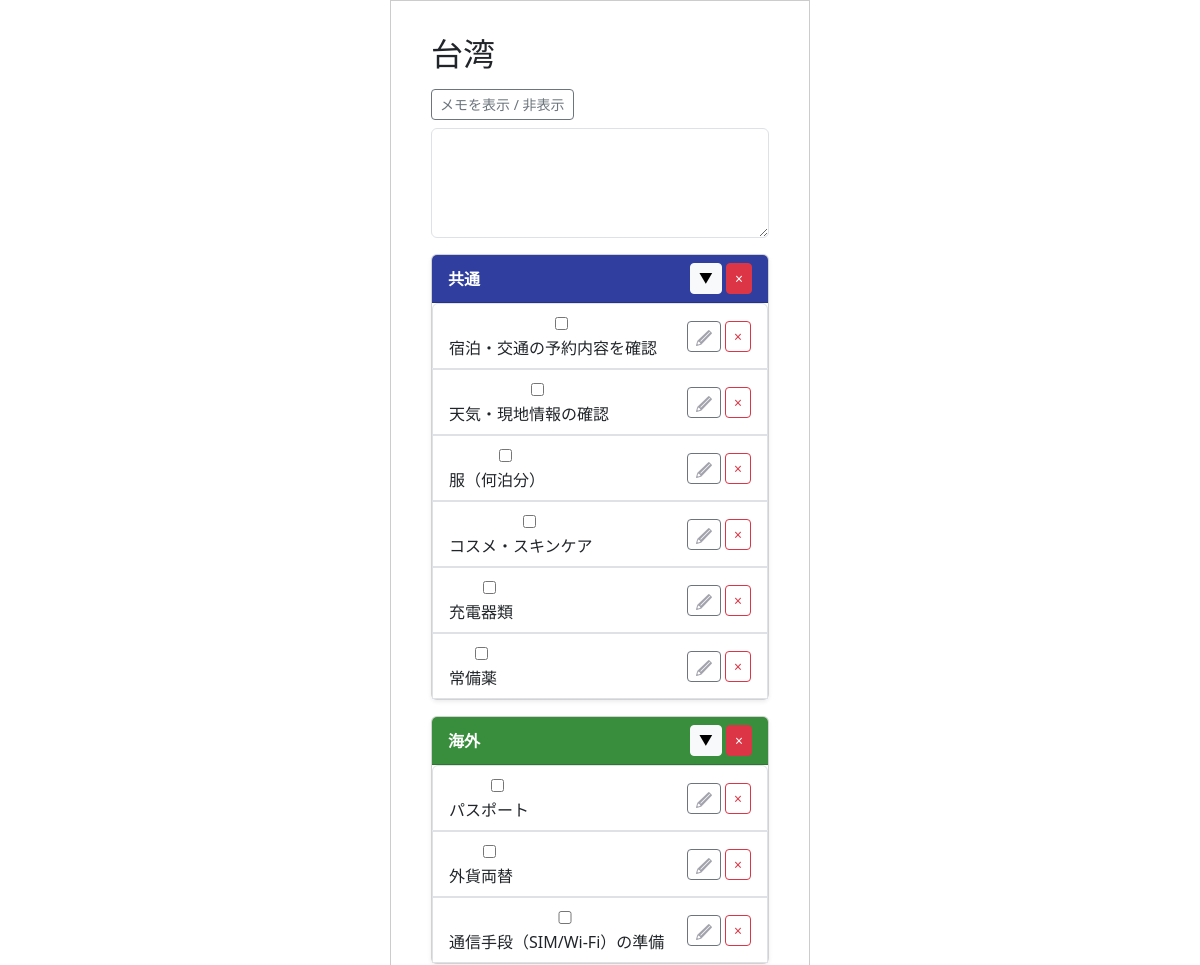
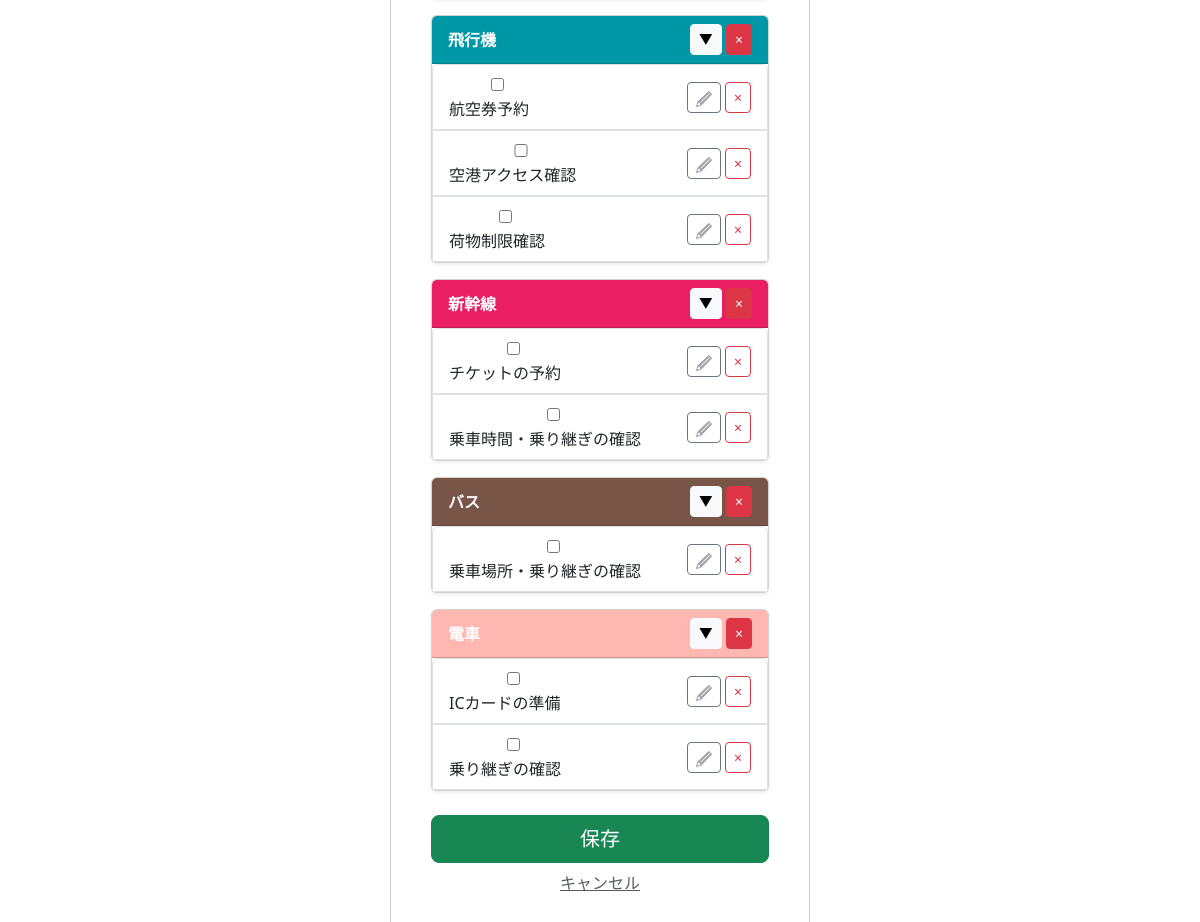
/template/66/old_copy/, run on the app's committed database (2 pictures, top to bottom).
### app/models/template.py (models this page shows, shortened)
class Template(models.Model):
    class SourceType(models.IntegerChoices):
        FROM_TRAVEL   = 0, _("旅行情報より作成")
        FROM_TEMPLATE = 1, _("既存テンプレートを反映")
    user = models.ForeignKey(
        settings.AUTH_USER_MODEL,
        on_delete=models.CASCADE,
        verbose_name=_("ユーザーID")
    )
    travel_info = models.ForeignKey(
        Travel_info,
        on_delete=models.CASCADE,
        verbose_name=_("旅行情報ID")
    )
    source_type = models.IntegerField(
        choices=SourceType.choices,
        verbose_name=_("生成タイプ")
    )
    template_source = models.ForeignKey(
        "self",
        null=True,
        blank=True,
        on_delete=models.SET_NULL,
        verbose_name=_("テンプレート参照元"),
        related_name="derived_templates"
    )
    created_at = models.DateTimeField(
         auto_now_add=True,
         verbose_name=_("作成日")
         )
    updated_at = models.DateTimeField(
        auto_now=True,
        verbose_name=_("更新日")
        )
    class Meta:
      verbose_name = _("テンプレート")

class TravelCategory(models.Model):
    class TravelType(models.IntegerChoices):
        AUTO  = 0, _("初期作成")
        CUSTOM = 1, _("ユーザー追加")
    class CategoryColor(models.IntegerChoices):
        PINK       = 0, "#e91e63ff"
        LIGHT_PINK = 1, "#ffb7b2fe"
        ORANGE     = 2, "#f57c00ff"
        GREEN      = 3, "#388e3cff"
        CYAN       = 4, "#0097a7ff"
        BLUE       = 5, "#303f9ffe"
        BROWN      = 6, "#795548ff"
        PURPLE     = 7, "#7b1fa2ff"
    template = models.ForeignKey(
        Template,
        on_delete=models.CASCADE,
        verbose_name=_("テンプレートID")
    )
    category_name = models.CharField(
        max_length=50,
        verbose_name=_("分類名")
    )
    travel_type = models.IntegerField(
        choices=TravelType.choices,
        verbose_name=_("分類タイプ")
    )
    category_color = models.IntegerField(
        choices=CategoryColor.choices,
        verbose_name=_("分類カラー")
    )
    created_at = models.DateTimeField(
         auto_now_add=True,
         verbose_name=_("作成日")
         )
    updated_at = models.DateTimeField(
        auto_now=True,
        verbose_name=_("更新日")
        )
    class Meta:
      verbose_name = _("旅行の分類")

class TravelItem(models.Model):
    class ItemChecked(models.IntegerChoices):
        NO  = 0, _("NO")
        YES = 1, _("YES")
    travel_category = models.ForeignKey(
        TravelCategory,
        on_delete=models.CASCADE,
        verbose_name=_("旅行の分類ID")
    )
    item_name = models.CharField(
        max_length=128,
        verbose_name=_("項目名")
    )
    item_checked = models.IntegerField(
        choices=ItemChecked.choices,
        verbose_name=_("チェック済み項目")
    )
    created_at = models.DateTimeField(
         auto_now_add=True,
         verbose_name=_("作成日")
         )
    updated_at = models.DateTimeField(
        auto_now=True,
        verbose_name=_("更新日")
        )
    class Meta:
      verbose_name = _("旅行の項目")

### app/models/travel.py (models this page shows, shortened)
class Travel_info(models.Model):
    class StayType(models.IntegerChoices):
        DAY_TRIP = 0, _("日帰り")
        STAY     = 1, _("宿泊")
    class LocationType(models.IntegerChoices):
        DOMESTIC = 0, _("国内")
        OVERSEAS = 1, _("海外")
    class StatusType(models.IntegerChoices):
        NOT_DONE  = 0, _("未")
        COMPLETE  = 1, _("完")
        PROCESSED = 2, _("済")
    travel_info_id = models.AutoField(
        primary_key=True,
        verbose_name=_("旅行情報ID")
    )
    user = models.ForeignKey(
        settings.AUTH_USER_MODEL,
        on_delete=models.CASCADE,
        verbose_name=_("ユーザーID")
    )
    travel_title = models.CharField(
        max_length=100,
        verbose_name=_("旅行タイトル")
    )
    start_date = models.DateField(
        verbose_name=_("開始日")
    )
    end_date = models.DateField(
        verbose_name=_("終了日")
    )
    stay_type = models.IntegerField(
        choices=StayType.choices,
        verbose_name=_("宿泊タイプ")
    )
    location = models.IntegerField(
        choices=LocationType.choices,
        verbose_name=_("場所"),
    )
    memo = models.CharField(
        max_length=230,
        blank=True,
        verbose_name=_("メモ")
    )
    status = models.IntegerField(
        choices=StatusType.choices,
        default=0,
        verbose_name=_("ステータス")
    )
    transport = models.ManyToManyField(
        "Transport",
        through="Travelmode",
        verbose_name=_("交通手段")
    )
    created_at = models.DateTimeField(
        auto_now_add=True,
        verbose_name=_("作成日")
    )
    updated_at = models.DateTimeField(
       auto_now=True,
        verbose_name=_("更新日")
    )
    class Meta:
        verbose_name = _("旅行情報")
        verbose_name_plural = _("旅行情報")

### app/views/new_travel/template_edit2.py (the view, shortened to what this page needs)
# urls.py: path('template/<int:template_id>/old_copy/',old_template_copy,name='old_template_copy'),
def old_template_copy(request, template_id):
    template = get_object_or_404(Template, id=template_id)
    categories = TravelCategory.objects.filter(template=template)
    return render(request, "new_travel/old_template.html", {
        "template": template,
        "categories": categories,
    })

### templates/new_travel/old_template.html (shortened to what this page needs)
{% extends 'base.html' %}
{% load static %}
{% block content %}
<div class="container mt-4">
    <h2 class="mb-3">{{ template.travel_info.travel_title }}</h2>
    <div class="mb-3">
        <button class="btn btn-outline-secondary btn-sm"
                data-bs-toggle="collapse"
                data-bs-target="#memoArea">
            メモを表示 / 非表示
        </button>
        <div id="memoArea" class="collapse show mt-2">
            <textarea name="memo" class="form-control" rows="4">{{ template.memo }}</textarea>
        </div>
    </div>
    <form method="POST">
        {% for cat in categories %}
        <div class="card mb-3 shadow-sm">
            <div class="card-header d-flex justify-content-between align-items-center"
                 style="background-color: {{ cat.get_category_color_display }}; color: white;">
                <strong>{{ cat.category_name }}</strong>
                <div>
                    <button type="button"
                            class="btn btn-sm btn-light"
                            data-bs-toggle="collapse"
                            data-bs-target="#cat{{ cat.id }}">
                        ▼
                    </button>
                    <button type="submit"
                            name="delete_category"
                            value="{{ cat.id }}"
                            class="btn btn-sm btn-danger">
                        ×
                    </button>
                </div>
            </div>
            <ul id="cat{{ cat.id }}" class="list-group collapse show">
                {% for item in cat.travelitem_set.all %}
                <li class="list-group-item d-flex justify-content-between align-items-center">
                    <div>
                        <input type="checkbox"
                               name="item_checked_{{ item.id }}"
                               {% if item.item_checked %}checked{% endif %}>
                        {{ item.item_name }}
                    </div>
                    <div>
                        <button type="button"
                                class="btn btn-sm btn-outline-secondary"
                                data-bs-toggle="modal"
                                data-bs-target="#editItem{{ item.id }}">
                            <img src="{% static 'tabipre/icons/edit.png' %}" alt="編集" style="width:16px; height:16px;">
                        </button>
                        <button type="submit"
                                name="delete_item"
                                value="{{ item.id }}"
                                class="btn btn-sm btn-outline-danger">
                            ×
                        </button>
                    </div>
                </li>
                {% endfor %}
            </ul>
        </div>
        {% endfor %}
        <div class="text-center mt-4">
            <button type="submit" class="btn btn-success btn-lg w-100">
                保存
            </button>
        </div>
        <div class="text-center mt-2">
            <a href="{% url 'app:home' %}" class="text-muted">キャンセル</a>
        </div>
    </form>
</div>
{% endblock %}

### static/tabipre/css/base.css (style rules this page uses)
input, select, textarea { width: 100%; padding: 8px 10px; padding-left: 15px; border-radius: 6px; border: 1px solid #ccc; font-size: 18px; box-sizing: border-box; }

### data on the page
Template: travel_info.travel_title "台湾"
TravelCategory: category_name "共通", {{ cat.id }} 227 (drawn)
TravelItem: item_name "宿泊・交通の予約内容を確認", {{ item.id }} 740 (drawn)
TravelItem: item_name "天気・現地情報の確認", {{ item.id }} 741 (drawn)
TravelItem: item_name "服（何泊分）", {{ item.id }} 742 (drawn)
TravelItem: item_name "コスメ・スキンケア", {{ item.id }} 743 (drawn)
TravelItem: item_name "充電器類", {{ item.id }} 744 (drawn)
TravelItem: item_name "常備薬", {{ item.id }} 745 (drawn)
TravelCategory: category_name "海外", {{ cat.id }} 228 (drawn)
TravelItem: item_name "パスポート", {{ item.id }} 746 (drawn)
TravelItem: item_name "外貨両替", {{ item.id }} 747 (drawn)
TravelItem: item_name "通信手段（SIM/Wi-Fi）の準備", {{ item.id }} 748 (drawn)
TravelCategory: category_name "飛行機", {{ cat.id }} 229 (drawn)
TravelItem: item_name "航空券予約", {{ item.id }} 749 (drawn)
TravelItem: item_name "空港アクセス確認", {{ item.id }} 750 (drawn)
TravelItem: item_name "荷物制限確認", {{ item.id }} 751 (drawn)
TravelCategory: category_name "新幹線", {{ cat.id }} 230 (drawn)
TravelItem: item_name "チケットの予約", {{ item.id }} 752 (drawn)
TravelItem: item_name "乗車時間・乗り継ぎの確認", {{ item.id }} 753 (drawn)
TravelCategory: category_name "バス", {{ cat.id }} 231 (drawn)
TravelItem: item_name "乗車場所・乗り継ぎの確認", {{ item.id }} 754 (drawn)
TravelCategory: category_name "電車", {{ cat.id }} 232 (drawn)
TravelItem: item_name "ICカードの準備", {{ item.id }} 755 (drawn)
TravelItem: item_name "乗り継ぎの確認", {{ item.id }} 756 (drawn)
